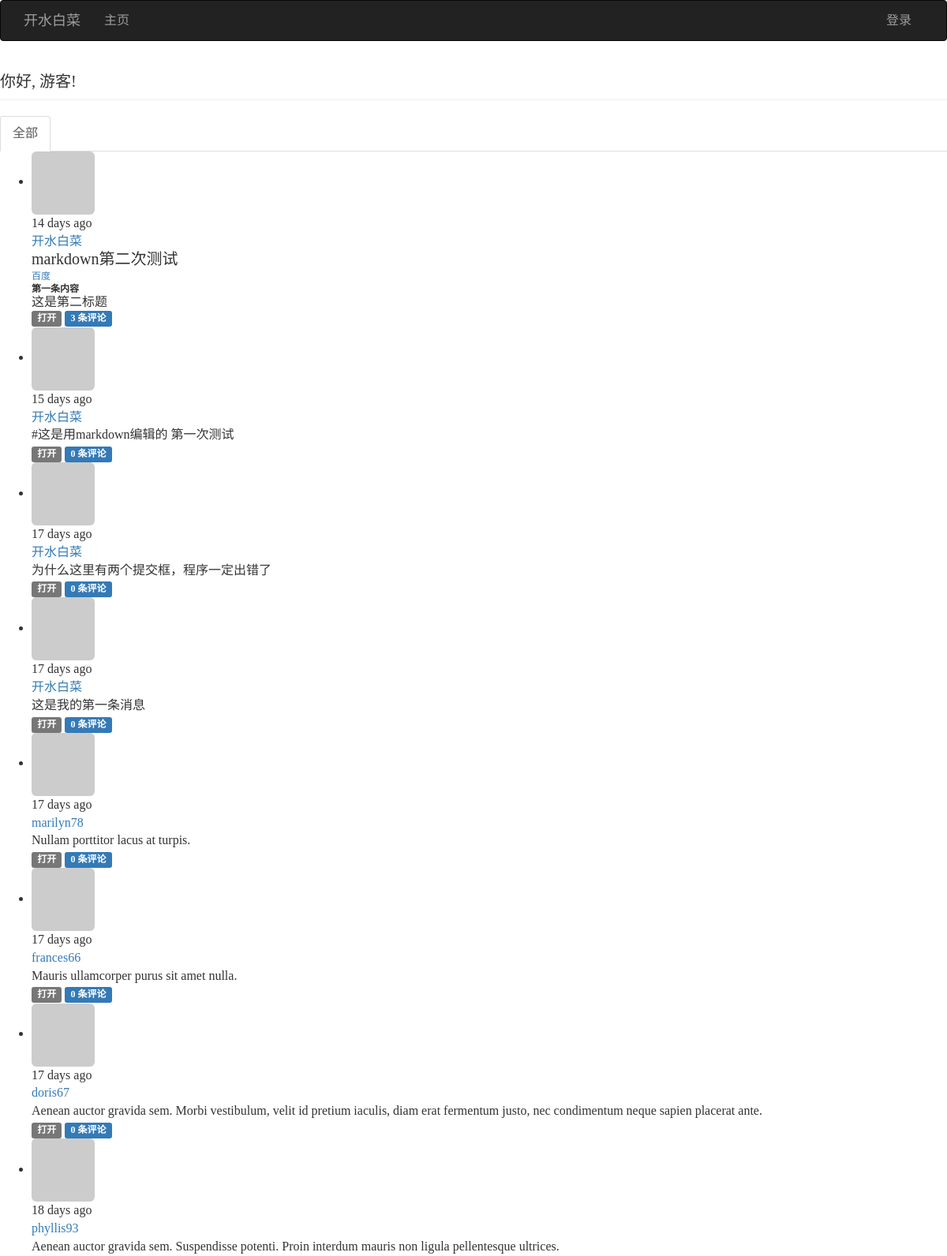
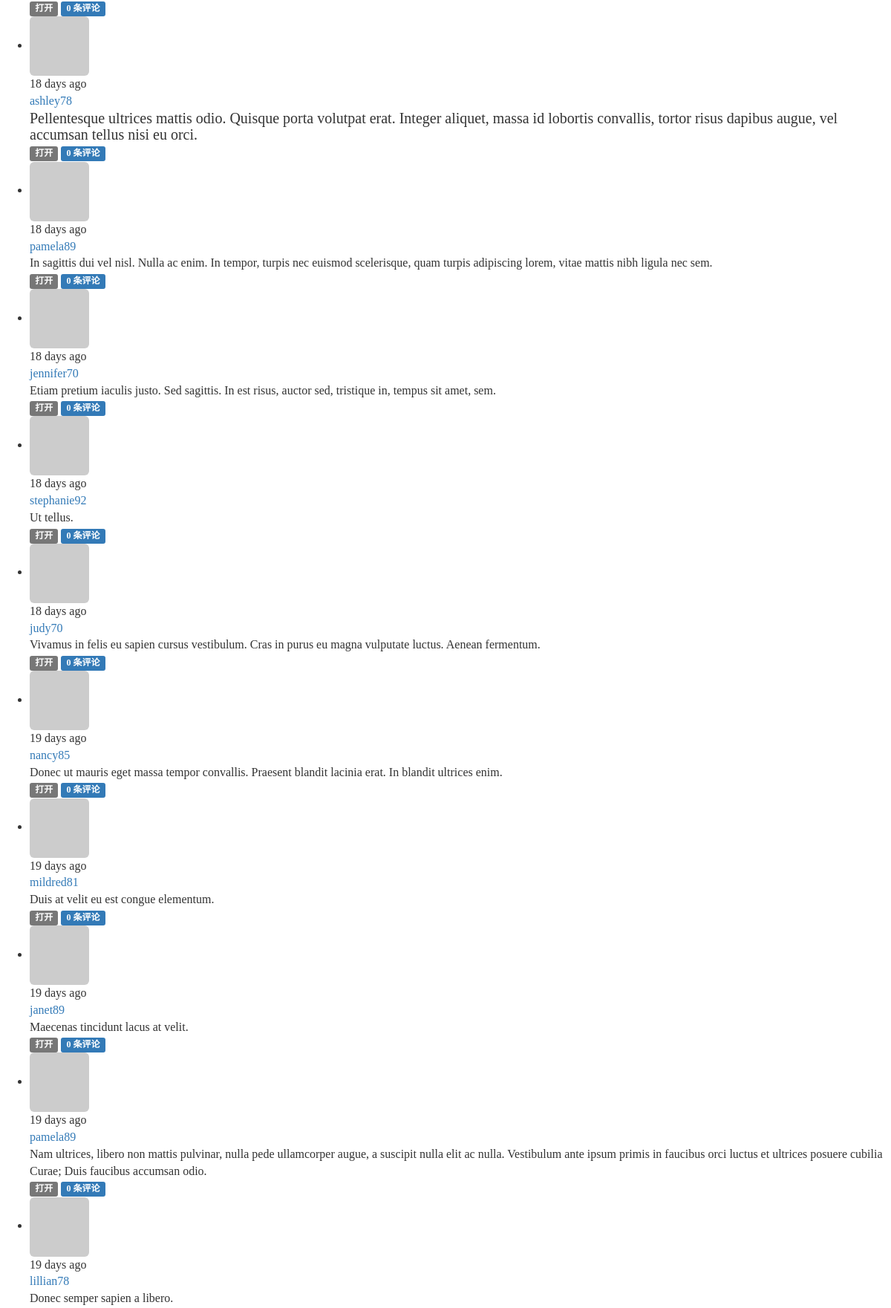
The page / (upper part) on the database its author committed (2 pictures, top to bottom).
### app/models.py (models this page shows, shortened)
class Post(db.Model):
    __tablename__ = 'posts'
    id = db.Column(db.Integer, primary_key=True)
    body = db.Column(db.Text)
    body_html = db.Column(db.Text)
    timestamp = db.Column(db.DateTime, index=True, default=datetime.utcnow)
    author_id = db.Column(db.Integer, db.ForeignKey('users.id'))
    comments = db.relationship('Comment', backref='post', lazy='dynamic')

class User(UserMixin, db.Model):
    __tablename__ = 'users'
    id = db.Column(db.Integer, primary_key=True)
    email = db.Column(db.String(64), unique=True, index=True)
    username = db.Column(db.String(64), unique=True, index=True)
    password_hash = db.Column(db.String(128))
    role_id = db.Column(db.Integer, db.ForeignKey('roles.id'))
    name = db.Column(db.String(64))
    location = db.Column(db.String(64))
    about_me = db.Column(db.Text())
    member_since = db.Column(db.DateTime(), default=datetime.utcnow)
    last_seen = db.Column(db.DateTime(), default=datetime.utcnow)
    password_hash = db.Column(db.String(128))
    confirmed = db.Column(db.Boolean, default=False)
    avatar_hash = db.Column(db.String(32))
    posts = db.relationship('Post', backref='author', lazy='dynamic')
    followed = db.relationship('Follow', foreign_keys=[Follow.follower_id], backref=db.backref('follower', lazy='joined'), lazy='dynamic', cascade='all, delete-orphan')
    followers = db.relationship('Follow',foreign_keys=[Follow.followed_id], backref=db.backref('followed', lazy='joined'), lazy='dynamic', cascade='all, delete-orphan')
    comments = db.relationship('Comment', backref='author', lazy='dynamic')
    @property
    def password(self):
        raise AttributeError('password is not a readable attribute')
    def gravatar(self, size=100, default='identicon', rating='g'):
        if request.is_secure:
            url = 'https://secure.gravatar.com/avatar'
        else:
            url = 'http://www.gravatar.com/avatar'
        hash = hashlib.md5(self.email.encode('utf-8')).hexdigest()
        return '{url}/{hash}?s={size}&d={default}&r={rating}'.format(url=url, hash=hash, size=size, default=default, rating=rating)

### app/main/views.py (the view)
@main.route('/', methods=['GET', 'POST'])
def index():
    form = PostForm()
    if current_user.can(Permission.WRITE_ARTICLES) and form.validate_on_submit():
        post = Post(body=form.body.data, author=current_user._get_current_object())
        db.session.add(post)
        return redirect(url_for('.index'))
    page = request.args.get('page', 1, type=int)
    pagination = Post.query.order_by(Post.timestamp.desc()).paginate(page, per_page=current_app.config['FLASKY_POSTS_PER_PAGE'], error_out=False)
    posts = pagination.items
    show_followed = False
    if current_user.is_authenticated:
        show_followed = bool(request.cookies.get('show_followed', ''))
    if show_followed:
        query = current_user.followed_posts
    else:
        query = Post.query
    pagination = query.order_by(Post.timestamp.desc()).paginate(page, per_page=current_app.config['FLASKY_POSTS_PER_PAGE'], error_out=False)
    posts = pagination.items
    return render_template('index.html', form=form, posts=posts, show_followed=show_followed, pagination=pagination)

### app/auth/views.py (called while the page is built)
@auth.before_app_request
def before_request():
    if current_user.is_authenticated:
        current_user.ping()
        if not current_user.confirmed and request.endpoint and request.endpoint[:5] != 'auth.' and request.endpoint != 'static':
            return redirect(url_for('auth.unconfirmed'))

### app/main/__init__.py (called while the page is built)
@main.app_context_processor
def inject_permissions():
    return dict(Permission=Permission)

### app/main/views.py (called while the page is built)
@main.after_app_request
def after_request(response):
    for query in get_debug_queries():
        if query.duration >= current_app.config['FLASKY_SLOW_DB_QUERY_TIME']:
            current_app.logger.warning('Slow query: %s\nDuration: %fs\nContext: %s\n' % (query.statement, query.parameters, query.duration, query.context))
    return response

### app/models.py (called while the page is built)
    def can(self, permissions):
        return False

    def is_administrator(self):
        return False

### app/templates/index.html (shortened to what this page needs)
{% extends "base.html" %}
{% import "bootstrap/wtf.html" as wtf %}
{% import "_macros.html" as macros %}
{% block content %}
<div class="page-header">
	<h1>你好, {% if current_user.is_authenticated %}{{ current_user.username }}{% else %}游客{% endif %}!</h1>
</div>
<div class="post-tabs">
	<ul class="nav nav-tabs">
		<li{% if not show_followed %} class="active"{% endif %}><a href="{{ url_for('.show_all') }}">全部</a></li>
	</ul>
	{% include '_posts.html' %}
</div>
{% endblock %}

### app/templates/_posts.html (shortened to what this page needs)
<ul class="posts">
	{% for post in posts %}
	<li class="post">
		<div class="post-thumbnail">
			<a href="{{ url_for('.user', username=post.author.username) }}">
				<img class="img-rounded profile-thumbnail" src="{{ post.author.gravatar(size=40) }}">
			</a>
		</div>
		<div class="post-content">
			<div class="post-date">{{ moment(post.timestamp).fromNow() }}</div>
			<div class="post-author"><a href="{{ url_for('.user', username=post.author.username) }}">{{ post.author.username }}</a></div>
			<div class="post-body">
				{% if post.body_html %}
					{{ post.body_html | safe }}
				{% else %}
					{{ post.body }}
				{% endif %}
			</div>
			<div class="post-footer">
				<a href="{{ url_for('.post', id=post.id) }}">
					<span class="label label-default">打开</span>
				</a>
				<a href="{{ url_for('.post', id=post.id) }}#comments">
					<span class="label label-primary">{{ post.comments.count() }} 条评论</span>
				</a>
			</div>
		</div>
	</li>
	{% endfor %}
</ul>

### tmp/coverage/style.css (style rules this page uses)
html, body, h1, h2, h3, p, table, td, th { margin: 0; padding: 0; border: 0; outline: 0; font-weight: inherit; font-style: inherit; font-size: 100%; font-family: inherit; vertical-align: baseline; }
body { font-family: georgia, serif; font-size: 1em; }
html>body { font-size: 16px; }
p { font-size: .75em; line-height: 1.33333333em; }
h1 { font-size: 1.25em; display: inline-block; }

### rows shown on the page
Post: timestamp "14 days ago", author.username "开水白菜", body_html "markdown第二次测试 百度 第一条内容 这是第二标题", comments.count "3"
Post: timestamp "15 days ago", author.username "开水白菜", body "#这是用markdown编辑的 第一次测试", comments.count "0"
Post: timestamp "17 days ago", author.username "开水白菜", body "为什么这里有两个提交框，程序一定出错了", comments.count "0"
Post: timestamp "17 days ago", author.username "开水白菜", body "这是我的第一条消息", comments.count "0"
Post: timestamp "17 days ago", author.username "marilyn78", body "Nullam porttitor lacus at turpis.", comments.count "0"
Post: timestamp "17 days ago", author.username "frances66", body "Mauris ullamcorper purus sit amet nulla.", comments.count "0"
Post: timestamp "17 days ago", author.username "doris67", body "Aenean auctor gravida sem. Morbi vestibulum, velit id pretium iaculis, diam erat fermentum justo, nec condimentum neque sapien placerat ante.", comments.count "0"
Post: timestamp "18 days ago", author.username "phyllis93", body "Aenean auctor gravida sem. Suspendisse potenti. Proin interdum mauris non ligula pellentesque ultrices.", comments.count "0"
Post: timestamp "18 days ago", author.username "ashley78", body_html "Pellentesque ultrices mattis odio. Quisque porta volutpat erat. Integer aliquet, massa id lobortis convallis, tortor risus dapibus augue, vel accumsan tellus nisi eu orci.", comments.count "0"
Post: timestamp "18 days ago", author.username "pamela89", body "In sagittis dui vel nisl. Nulla ac enim. In tempor, turpis nec euismod scelerisque, quam turpis adipiscing lorem, vitae mattis nibh ligula nec sem.", comments.count "0"
Post: timestamp "18 days ago", author.username "jennifer70", body "Etiam pretium iaculis justo. Sed sagittis. In est risus, auctor sed, tristique in, tempus sit amet, sem.", comments.count "0"
Post: timestamp "18 days ago", author.username "stephanie92", body "Ut tellus.", comments.count "0"
Post: timestamp "18 days ago", author.username "judy70", body "Vivamus in felis eu sapien cursus vestibulum. Cras in purus eu magna vulputate luctus. Aenean fermentum.", comments.count "0"
Post: timestamp "19 days ago", author.username "nancy85", body "Donec ut mauris eget massa tempor convallis. Praesent blandit lacinia erat. In blandit ultrices enim.", comments.count "0"
Post: timestamp "19 days ago", author.username "mildred81", body "Duis at velit eu est congue elementum.", comments.count "0"
Post: timestamp "19 days ago", author.username "janet89", body "Maecenas tincidunt lacus at velit.", comments.count "0"
Post: timestamp "19 days ago", author.username "pamela89", body "Nam ultrices, libero non mattis pulvinar, nulla pede ullamcorper augue, a suscipit nulla elit ac nulla. Vestibulum ante ipsum primis in faucibus orci luctus et ultrices posuere cubilia Curae; Duis faucibus accumsan odio.", comments.count "0"
Post: timestamp "19 days ago", author.username "lillian78", body "Donec semper sapien a libero."
